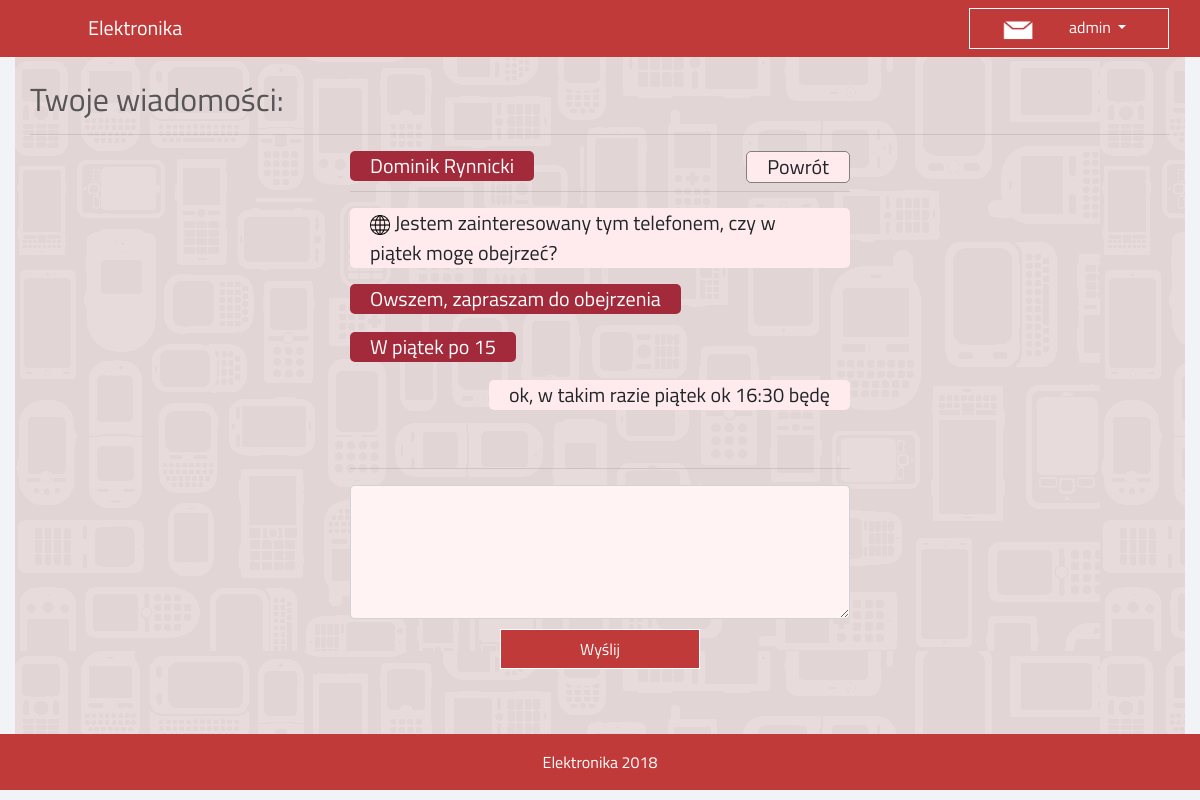
Page /src/Elektronika/userpanel/message/1/2 (signed in) on the committed database.
### tables this page shows
CREATE TABLE `users` (
  `id` int(11) NOT NULL,
  `login` varchar(50) NOT NULL,
  `password` varchar(150) NOT NULL,
  `email` varchar(40) NOT NULL,
  `name` varchar(30) NOT NULL,
  `surname` varchar(30) NOT NULL,
  `tel` int(10) NOT NULL,
  `banned` tinyint(1) NOT NULL,
  `date_register` date NOT NULL,
  `admin` int(11) NOT NULL DEFAULT '0'
);

CREATE TABLE `message` (
  `id` int(11) NOT NULL,
  `id_user1` int(11) NOT NULL,
  `id_user2` int(11) NOT NULL,
  `message` varchar(500) NOT NULL,
  `date` datetime NOT NULL,
  `id_offer` int(11) DEFAULT NULL,
  `unread` int(11) NOT NULL DEFAULT '0'
);

### src/Elektronika/controllers/userpanel.php (called while the page is built, shortened)
<?php
class Userpanel extends Controller {
	function __construct() {
		$this->view->onlyForLogged();
	}
	function message($id_1, $id_2){
		$this->view->messageAuthor = $this->model->messageAuthor($id_1,$id_2);
		$this->view->message = $this->model->message($id_1, $id_2);
		$this->view->idOne = $id_1;
		$this->view->idTwo = $id_2;
		$this->view->render('userpanel/message');
	}
}

### src/Elektronika/index.php (called while the page is built, shortened)
<?php
require 'libs/Controller.php';
require 'libs/Model.php';
require 'libs/View.php';
require 'libs/Database.php';
require 'libs/Session.php';
$app = new Carshow();

### src/Elektronika/libs/Model.php (called while the page is built)
<?php
class Model {
	function __construct() {
		$this->db = new Database();
	}
}

### src/Elektronika/config/dbconfig.php (called while the page is built)
<?php
return [
	'host'=> '127.0.0.1',
    'user' => 'root',
    'password' => '',
    'database' => 'elektronika'
];

### src/Elektronika/libs/Database.php (called while the page is built, shortened)
<?php
class Database extends PDO{
	public function __construct(){
		$config = require_once 'config/dbconfig.php';
	}
}

### src/Elektronika/models/userpanel_model.php (called while the page is built, shortened)
<?php
class Userpanel_Model extends Model {
	public function message($id_1, $id_2){
	      $messageQuery = $this->db->prepare('SELECT u.id, u.name, u.surname, m.message, m.date, m.id_offer from message m LEFT JOIN users u ON m.id_user1=u.id where (m.id_user1 = :id1 AND m.id_user2 = :id2) OR (m.id_user1 = :id4 AND m.id_user2 = :id3) ORDER BY m.date ASC;');
	      $messageQuery->bindValue(':id1', $id_1, PDO::PARAM_INT);
	      $messageQuery->bindValue(':id2', $id_2, PDO::PARAM_INT);
	      $messageQuery->bindValue(':id3', $id_1, PDO::PARAM_INT);
	      $messageQuery->bindValue(':id4', $id_2, PDO::PARAM_INT);
	      $messageQuery->execute();
	      $message = $messageQuery->fetchAll();
	      return $message;
	}
	public function messageAuthor($id, $id2){
	      $messageQuery = $this->db->prepare('SELECT name, surname, id FROM users where id = :id_user OR id = :id_user2');
	      $messageQuery->bindValue(':id_user', $id, PDO::PARAM_INT);
	      $messageQuery->bindValue(':id_user2', $id2, PDO::PARAM_INT);
	      $messageQuery->execute();
	      $messageAuthor = $messageQuery->fetchAll();
	      return $messageAuthor;
  	}
}

### src/Elektronika/libs/Controller.php (called while the page is built, shortened)
<?php
class Controller {
	public function loadModel($model){
		$path_model = __DIR__.'/../models/'.$model.'_model.php';
        $path_model_win = __DIR__.'\..\models\\'.$model.'_model.php';
		if(file_exists($path_model)){
			$this->model = new $modelName;
		}
		else if(file_exists($path_model_win)){
            require $path_model_win;
            $modelName = $model . '_Model';
            $this->model = new $modelName;
        }
	}
}

### src/Elektronika/libs/Session.php (called while the page is built, shortened)
<?php
class Session {
	public static function get($key){
		if(isset($_SESSION[$key]))
			return $_SESSION[$key];
		else
			return false;
	}
}

### src/Elektronika/views/userpanel/message.php (the view, shortened to what this page needs)
<div class="container">
  	<div class="row row-margin">
   	 	<div class="col-md-12 userpanel-view-table ">
		    <br/>
		    <h2 class="title-clr">Twoje wiadomości:</h2>
		    <hr/>
		     <div class="message-container">
			    <?php
				    $me = $this->showArrayValue('log',6);
				  	$who = 1;
				  	$last = $me;
				  for($i=0; $i<count($this->messageAuthor); $i++){
					    if( $this->messageAuthor[$i]['id'] != $me ){
					    	echo '<div class="message-author">'. $this->messageAuthor[$i]['name']. " ";
					   	    echo $this->messageAuthor[$i]['surname']. '</div>';
					   	    break;
						}
					}
					echo '<a class="message-content1" style="color:#212529; border:solid gray 1px; text-decoration:none; float:right;" href="'.URL.'userpanel/messages">Powrót</a>';
					echo '<br><hr/>';
				    for($i=0; $i<count($this->message); $i++){
				    	if($last != $this->message[$i]['id']){
				    		$who = 2;
				    	} else {
				    		$who = 1;
				    	}
				    	if(!empty($this->message[$i]['id_offer'])){
				    		if($who == 2){
				    			$color = "white";
				    		}
				    		else
				    			$color = "black";
				    		$message = '<a href="'.URL.'offer/show/'.$this->message[$i]['id_offer'].'"><img width="20" src="'.URL.'public/images/globe_'.$color.'.png">  </a> ' . $this->message[$i]['message'];
				    	}
				    	else
				    		$message = $this->message[$i]['message'];
				    		echo '<p class="message-content'.$who.'"> ';
				    		echo $message. " </p> <br><br> ";
			    	}
			    	$notMe = $this->notMe($this->idOne, $this->idTwo, $me);
			    ?>
			    <hr/>
			    <form action="<?php echo URL. "userpanel/sendMessage/$notMe"; ?>" method="post"  enctype="multipart/form-data"  style="text-align:center; margin: 0 auto;">
					<textarea class="form-control" rows="5" name="message" id="message" style="background-color: #fff3f3;"></textarea>
					<input type="submit" value="Wyślij" class="btn btn-search" style="margin-top: 10px;">
				</form>
			</div>
		</div>
	</div>
</div>

### src/Elektronika/public/css/carshow.css (style rules this page uses)
body { font-family: 'Titillium Web', sans-serif; background-color: #f2f3f6; padding-top: 54px; }
@media (min-width: 992px) { body { padding-top: 56px; } }
.title-clr { color: #565656; }
.btn-search { color: #fff; background-color: #c13a3a; border-color: #fff; border-radius: 0px; width: 200px; height: 40px; padding-top: 5px; margin-bottom: 15px; }
.row-margin { margin-left: 0px; margin-right: 0px; }
.userpanel-view-table { background-color: #e2d5d5; padding-top: 0; min-height: 40vh; background-image: url('../images/bck.png'); }
.message-content1 { float: right; font-size: 20px; padding-left: 20px; padding-right: 20px; background-color: #ffeaed; border-radius: 5px; }
.message-content2 { float: left; color: white; font-size: 20px; padding-left: 20px; padding-right: 20px; background-color: #a32a3b; border-radius: 5px; }
.message-container { max-width: 500px; margin: 0 auto; margin-bottom: 50px; }
.message-author { float: left; color: white; font-size: 20px; display:inline-block; padding-left: 20px; padding-right: 20px; background-color: #a32a3b; border-radius: 5px; }

### rows in the picture
users: name "Dominik", surname "Rynnicki"
message: message "Jestem zainteresowany tym telefonem, czy w piątek mogę obejrzeć?"
message: message "Owszem, zapraszam do obejrzenia"
message: message "W piątek po 15"
message: message "ok, w takim razie piątek ok 16:30 będę"

### other values in the picture
Header "Elektronika"
$login "admin"
Footer "Elektronika 2018"
